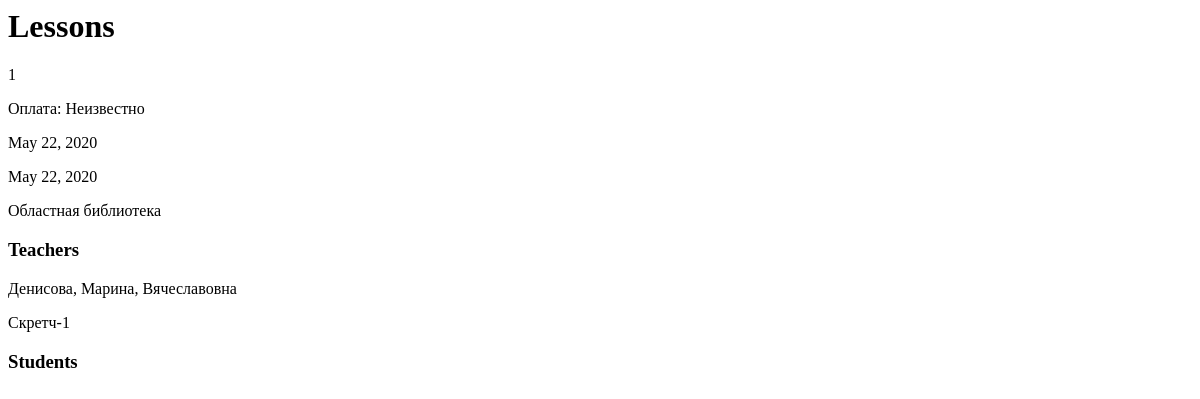
Page /userprofile/lessons/ on the earlier database version.
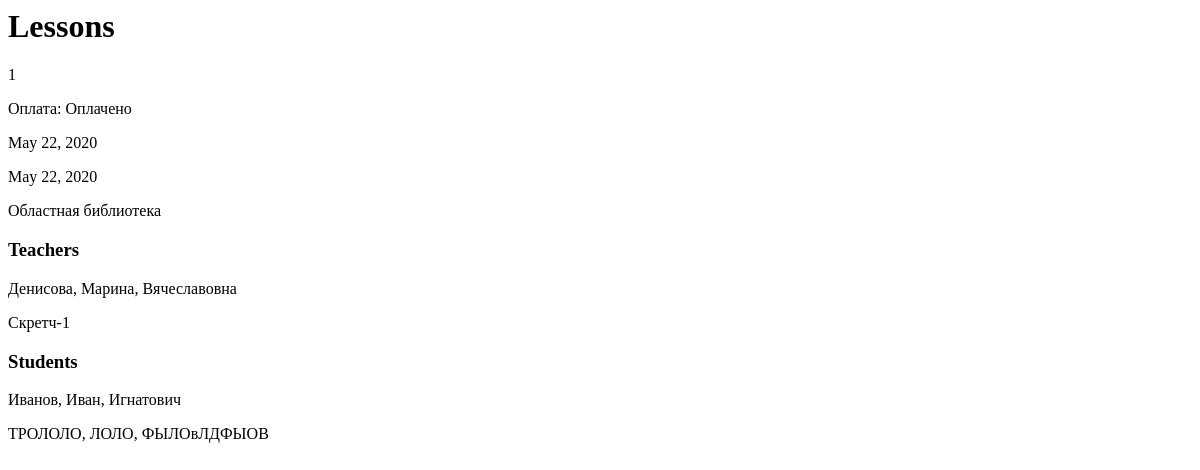
Same page on the later database version.
### userprofile/models.py (models this page shows, shortened)
class Lessons(models.Model):
    id_lesson = models.AutoField(primary_key=True)
    pay = models.BooleanField(null=True)
    date_start = models.DateField(auto_now=False, auto_now_add=False, )
    date_end = models.DateField(null=True, auto_now=False, auto_now_add=False, )
    name_place = models.OneToOneField('Places', blank=True, related_name='places', on_delete=models.CASCADE, )
    name_teacher = models.ManyToManyField('TeacherProfile', blank=True, related_name='teacherprofile')
    name_group = models.OneToOneField('Group', blank=True, related_name='group', on_delete=models.CASCADE, )
    students = models.ManyToManyField('UserProfile', blank=True, related_name='students', )

class Places(models.Model):
    id_place = models.AutoField(primary_key=True)
    name_place = models.CharField(max_length=100)
    address = models.CharField(max_length=100)
    floor = models.IntegerField()
    office = models.CharField(max_length=5)
    def __str__(self):
        return '%s' % self.name_place

class TeacherProfile(models.Model):
    id_teacher = models.AutoField(primary_key=True)
    surname = models.CharField(max_length=100)
    name = models.CharField(max_length=100)
    patronymic = models.CharField(max_length=50)
    date_of_birth = models.DateField(null=True)
    ph_number = models.CharField(max_length=12)
    def __str__(self):
        return '%s, %s, %s' % (self.surname, self.name, self.patronymic)

class Group(models.Model):
    id_group = models.AutoField(primary_key=True)
    name_group = models.CharField(max_length=100)
    def __str__(self):
        return '%s' % self.name_group

class UserProfile(models.Model):
    id_profile = models.AutoField(primary_key=True)
    user = models.OneToOneField(User, on_delete=models.CASCADE)
    surname = models.CharField(max_length=100)
    name = models.CharField(max_length=100)
    patronymic = models.CharField(max_length=50)
    number_school = models.IntegerField()
    date_of_birth = models.DateField(null=True)
    ph_number = models.CharField(max_length=12)
    group = models.ManyToManyField('Group', blank=True, related_name='profiles')
    def __str__(self):
        return '%s, %s, %s' % (self.surname, self.name, self.patronymic)

### userprofile/views.py (the view)
# urls.py: path('lessons/', lessons_list, name='lessons_detail_url'),
def lessons_list(request):
    lessons = Lessons.objects.all()
    return render(request, template_name='userprofile/lessons.html', context={'lessons': lessons})

### userprofile/templates/userprofile/lessons.html
<h1>Lessons</h1>
{% for lesson in lessons %}
<p>{{ lesson.id_lesson }}</p>
{% if lesson.pay is None %}
<p>Оплата: Неизвестно</p>
{% elif lesson.pay is False %}
<p>Оплата: Не оплачено</p>
{% elif lesson.pay is True %}
<p>Оплата: Оплачено</p>
{% endif %}
<p>{{ lesson.date_start }}</p>
<p>{{ lesson.date_end }}</p>
<p>{{ lesson.name_place }}</p>
{% for teacher in lesson.name_teacher.all %}
<h3>Teachers</h3>
<p>{{ teacher }}</p>
{% endfor %}
<p>{{ lesson.name_group }}</p>
<h3>Students</h3>
{% for student in lesson.students.all %}
<p>{{ student }}</p>
{% endfor %}
{% endfor %}

Differences in the rows shown:
changed Lessons "Областная библиотека": gains UserProfile (surname+name+patronymic "Иванов, Иван, Игнатович"); pay "Оплата: Неизвестно" → "Оплата: Оплачено"
added UserProfile: surname+name+patronymic "ТРОЛОЛО, ЛОЛО, ФЫЛОвЛДФЫОВ"
